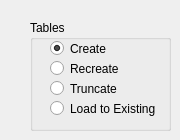
      <widget class="QWidget" name="tab_4">
       <attribute name="title">
        <string>Transfer Options</string>
       </attribute>
       <widget class="QGroupBox" name="tableOptionsGroupBox">
        <property name="geometry">
         <rect>
          <x>30</x>
          <y>20</y>
          <width>141</width>
          <height>111</height>
         </rect>
        </property>
        <property name="title">
         <string>Tables</string>
        </property>
        <widget class="QRadioButton" name="createTablesRadioButton">
         <property name="geometry">
          <rect>
           <x>20</x>
           <y>20</y>
           <width>121</width>
           <height>17</height>
          </rect>
         </property>
         <property name="font">
          <font>
           <weight>50</weight>
           <bold>false</bold>
          </font>
         </property>
         <property name="text">
          <string>Create</string>
         </property>
         <property name="checked">
          <bool>true</bool>
         </property>
        </widget>
        <widget class="QRadioButton" name="recreateTablesRadioButton">
         <property name="geometry">
          <rect>
           <x>20</x>
           <y>40</y>
           <width>121</width>
           <height>17</height>
          </rect>
         </property>
         <property name="font">
          <font>
           <weight>50</weight>
           <bold>false</bold>
          </font>
         </property>
         <property name="text">
          <string>Recreate</string>
         </property>
        </widget>
        <widget class="QRadioButton" name="truncateTablesRadioButton">
         <property name="geometry">
          <rect>
           <x>20</x>
           <y>60</y>
           <width>121</width>
           <height>17</height>
          </rect>
         </property>
         <property name="font">
          <font>
           <weight>50</weight>
           <bold>false</bold>
          </font>
         </property>
         <property name="text">
          <string>Truncate</string>
         </property>
        </widget>
        <widget class="QRadioButton" name="loadExistingRadioButton">
         <property name="geometry">
          <rect>
           <x>20</x>
           <y>80</y>
           <width>121</width>
           <height>17</height>
          </rect>
         </property>
         <property name="font">
          <font>
           <weight>50</weight>
           <bold>false</bold>
          </font>
         </property>
         <property name="text">
          <string>Load to Existing</string>
         </property>
        </widget>
       </widget>
      </widget>
